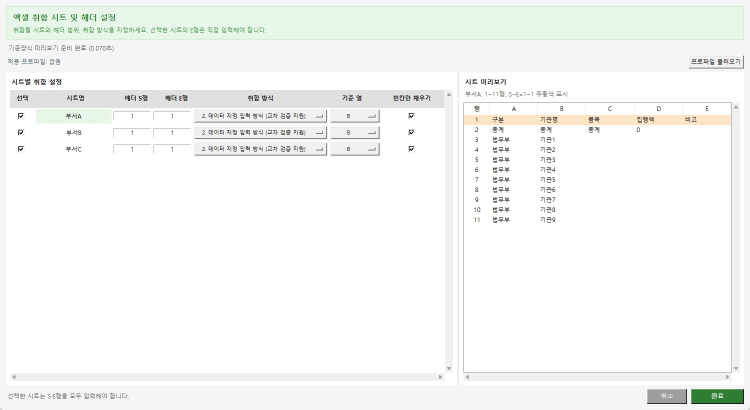
#> input picture assets/guide/excel-cross-mapping.jpg, 1500 x 820 px (shown at 1/2 size)
$ python -i page_preprocessing.py   (imports and definitions only)
#> lines starting #> are read from the running program, lines starting #| are printed output that depends on the picture; after the words box and inside, x2 and y2 are one past the last pixel; in counts of white or black regions, pixels touching at a corner belong together
#> further down, picture is the input picture: shape (820, 1500, 3); mean B, G, R 246.1, 247.8, 246.4
"""페이지별 OCR 이미지 방향·기울기 보정 공용 코어.

네이티브 PDF 좌표나 프로파일 저장 형식은 변경하지 않는다. 이 모듈이
만드는 이미지와 변환 행렬은 한 페이지의 OCR 호출 동안에만 유효하다.
"""
# Copyright (C) 2026 두부코드(DOOBOO_CODE)
# SPDX-License-Identifier: AGPL-3.0-only

from __future__ import annotations

from dataclasses import dataclass, field
from pathlib import Path
from typing import Callable, Mapping

import cv2
import numpy as np


@dataclass(frozen=True)
class PagePreprocessConfig:
    enabled: bool = False
    orientation_enabled: bool = False
    deskew_enabled: bool = False
    orientation_min_confidence: float = 0.92
    orientation_min_margin: float = 0.15
    deskew_min_angle: float = 0.3
    deskew_max_angle: float = 10.0
    deskew_min_lines: int = 5
    deskew_max_mad: float = 1.5


@dataclass(frozen=True)
class OrientationPrediction:
    degrees: int
    confidence: float
    margin: float
    probabilities: Mapping[int, float] = field(default_factory=dict)


@dataclass(frozen=True)
class SkewEstimate:
    angle: float = 0.0
    confidence: float = 0.0
    valid_line_count: int = 0
    angle_mad: float = 0.0


@dataclass
class PagePreprocessResult:
    status: str
    processed_image: np.ndarray
    pdf_rotation: int = 0
    detected_orientation: int = 0
    orientation_correction: int = 0
    orientation_confidence: float = 0.0
    orientation_margin: float = 0.0
    orientation_applied: bool = False
    skew_angle: float = 0.0
    skew_confidence: float = 0.0
    valid_line_count: int = 0
    angle_dispersion: float = 0.0
    deskew_applied: bool = False
    reference_validation: str = "not_requested"
    failure_reason: str | None = None
    transform_matrix: np.ndarray = field(
        default_factory=lambda: np.eye(3, dtype=np.float64)
    )


OrientationClassifier = Callable[[np.ndarray], OrientationPrediction]
ReferenceValidator = Callable[[PagePreprocessResult], bool | tuple[bool, str]]


# [18 lines left out: function orientation_prediction, not called in this run]

class DocumentOrientationClassifier:
    """공식 PP-LCNet 문서 방향 ONNX를 필요할 때 한 번만 연다."""

    labels = (0, 90, 180, 270)

    # [46 lines left out: functions __init__, _ensure_session, _preprocess, __call__, not called in this run]

def _as_bgr(image: np.ndarray) -> np.ndarray:
    array = np.asarray(image)
    if array.ndim == 2:
        return cv2.cvtColor(array, cv2.COLOR_GRAY2BGR)
    if array.ndim != 3:
        raise ValueError("페이지 이미지는 2차원 또는 3차원 배열이어야 합니다.")
    if array.shape[2] == 4:
        return cv2.cvtColor(array, cv2.COLOR_BGRA2BGR)
    if array.shape[2] != 3:
        raise ValueError("지원하지 않는 페이지 이미지 채널 수입니다.")
    return np.ascontiguousarray(array)


# [26 lines left out: functions _right_angle_transform, rotate_right_angle, not called in this run]


def estimate_skew(image: np.ndarray, max_angle: float = 15.0) -> SkewEstimate:
    """여러 텍스트 계열 선분의 중앙값과 MAD로 평면 문서 기울기를 추정한다."""
#> called with max_angle = 15
    image = _as_bgr(image)
    gray = cv2.cvtColor(image, cv2.COLOR_BGR2GRAY)
    if min(gray.shape[:2]) < 32:
        return SkewEstimate()
    blurred = cv2.GaussianBlur(gray, (3, 3), 0)
    binary = cv2.threshold(
        blurred, 0, 255, cv2.THRESH_BINARY_INV | cv2.THRESH_OTSU
    )[1]
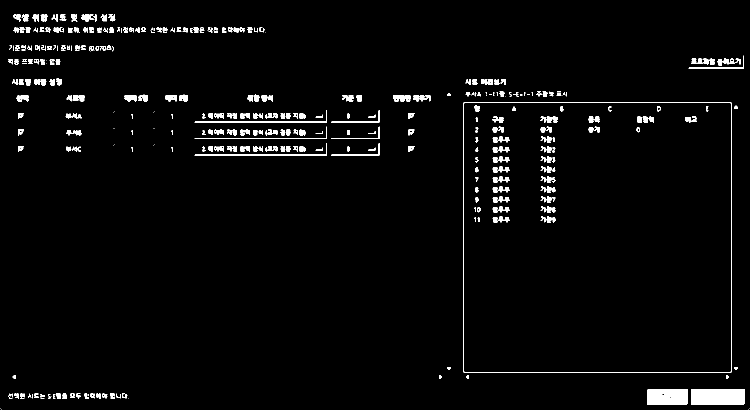
#> binary: shape (820, 1500) (shown at 1/2 size); 2.8% white; 380 white regions (63 under 20 px), largest, box (x1, y1, x2, y2) and area: (1382, 778, 1489, 809) 3302, (1294, 778, 1375, 809) 2370, (927, 205, 1463, 745) 2152
    kernel_width = max(15, gray.shape[1] // 40)
    connected = cv2.morphologyEx(
        binary,
        cv2.MORPH_CLOSE,
        cv2.getStructuringElement(cv2.MORPH_RECT, (kernel_width, 1)),
    )
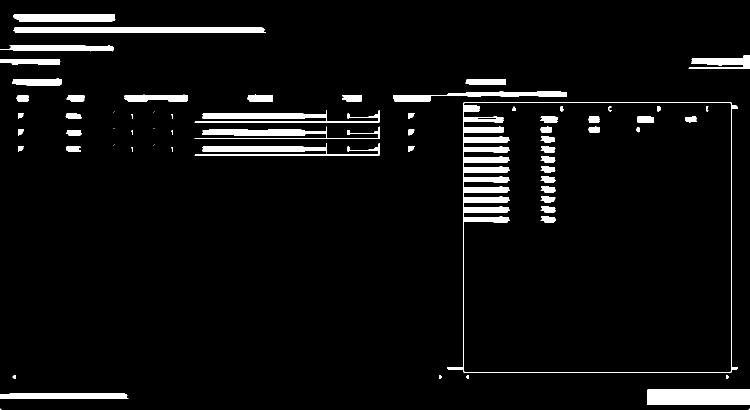
#> connected: shape (820, 1500) (shown at 1/2 size); 5% white; 69 white regions (10 under 20 px), largest, box (x1, y1, x2, y2) and area: (894, 205, 1476, 745) 13112, (1294, 778, 1500, 809) 6281, (27, 54, 532, 66) 5357
    edges = cv2.Canny(connected, 50, 150, apertureSize=3)
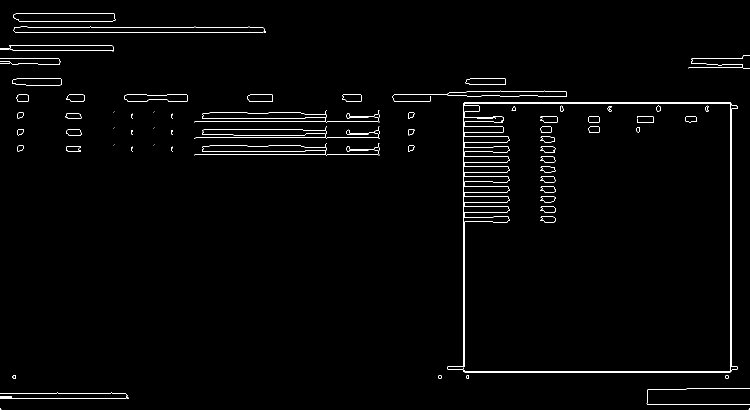
#> edges: shape (820, 1500) (shown at 1/2 size); 1.4% white in thin lines or dots
    minimum_length = max(30, gray.shape[1] // 12)
    lines = cv2.HoughLinesP(
        edges,
        1,
        np.pi / 1800,
        threshold=max(20, minimum_length // 2),
        minLineLength=minimum_length,
        maxLineGap=max(8, gray.shape[1] // 100),
    )
#> lines = 22 rows, first 6: [1461, 742, 1461, 204], [926, 743, 1460, 743], [926, 742, 926, 185], [928, 204, 1454, 204], [929, 745, 1460, 745], [1463, 742, 1463, 207]
    if lines is None:
        return SkewEstimate()
    angles = []
    weights = []
    for x1, y1, x2, y2 in np.asarray(lines).reshape(-1, 4):
        dx = float(x2 - x1)
        dy = float(y2 - y1)
        if abs(dx) < 1:
            continue
        angle = float(np.degrees(np.arctan2(dy, dx)))
        if angle > 90:
            angle -= 180
        elif angle < -90:
            angle += 180
        if abs(angle) > max_angle:
            continue
        length = float(np.hypot(dx, dy))
        angles.append(angle)
        weights.append(length)
#> this loop made 22 passes
#> (x1, y1, x2, y2, dx, dy, angle, length) on passes 2, 4, 5, 7, 8, 9, 10, 11: (926, 743, 1460, 743, 534, 0, 0, 534), (928, 204, 1454, 204, 526, 0, 0, 526), (929, 745, 1460, 745, 531, 0, 0, 531), (30, 54, 523, 54, 493, 0, 0, 493), (391, 242, 756, 242, 365, 0, 0, 365), (929, 206, 1460, 206, 531, 0, 0, 531), (98, 65, 334, 65, 236, 0, 0, 236), (391, 308, 756, 308, 365, 0, 0, 365)
#> after the loop, angles = [0, 0, 0, 0, 0, 0, 0, 0, 0, 0, 0, 0, 0, 0, 0, 0, -0.61, -0.286]; weights = [534, 526, 531, 493, 365, 531, 236, 365, 142, 329, 128, 129, 142, 197, 150, 187, 188, 200]
    if not angles:
        return SkewEstimate()
    angle_array = np.asarray(angles, dtype=np.float64)
#> angle_array = 18 values, max 0 at index 0, min -0.61 at index 16, mean -0.0498
    weight_array = np.asarray(weights, dtype=np.float64)
#> weight_array = 18 values, max 534 at index 0, min 128 at index 10, mean 298.5
    order = np.argsort(angle_array)
#> order = 18 values, max 17 at index 1, min 0 at index 9, mean 8.5
    ordered_angles = angle_array[order]
#> ordered_angles = 18 values from -0.61 to 0
    ordered_weights = weight_array[order]
#> ordered_weights = 18 values, max 534 at index 9, min 128 at index 7, mean 298.5
    midpoint = ordered_weights.sum() / 2
#> midpoint = 2686.5
    median_index = int(np.searchsorted(np.cumsum(ordered_weights), midpoint))
#> median_index = 11
    median = float(ordered_angles[min(median_index, len(ordered_angles) - 1)])
#> median = 0
    mad = float(np.median(np.abs(angle_array - median)))
#> mad = 0
    consistency = max(0.0, 1.0 - mad / 3.0)
#> consistency = 1
    evidence = min(1.0, len(angles) / 12.0)
#> evidence = 1
    return SkewEstimate(
        angle=median,
        confidence=consistency * evidence,
        valid_line_count=len(angles),
        angle_mad=mad,
    )


# [46 lines left out: functions rotate_fine, inverse_transform_points, inverse_transform_box, not called in this run]

class PagePreprocessor:
    """모델 세션만 재사용하고 모든 판정·이미지는 호출별로 격리한다."""

    # [72 lines left out: functions __init__, preprocess, not called in this run]

>>> import cv2
>>> picture = cv2.imread('assets/guide/excel-cross-mapping.jpg')
>>> result = estimate_skew(picture)

$ run again, on assets/guide/excel-file-selection.jpg
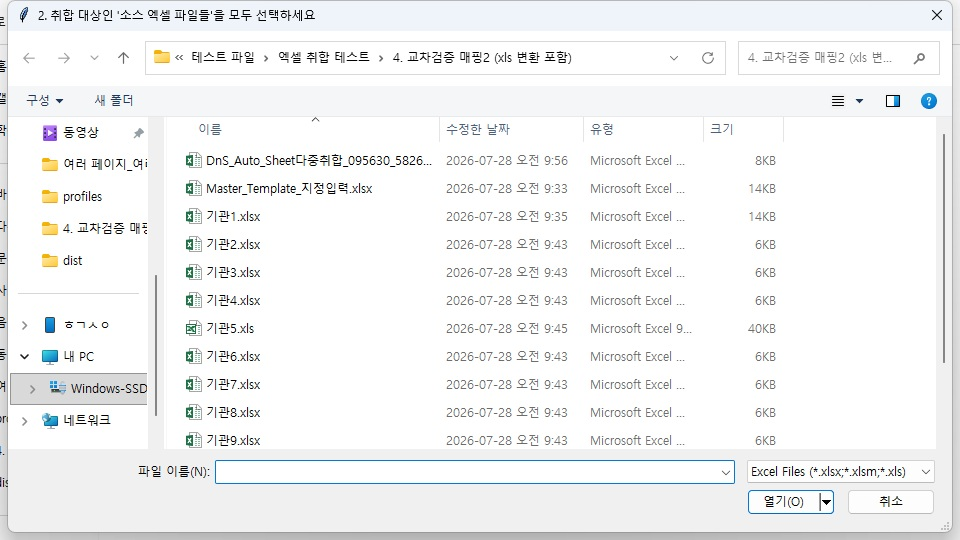
#> input picture assets/guide/excel-file-selection.jpg, 960 x 540 px
#> picture is the input picture: shape (540, 960, 3); mean B, G, R 243.5, 243.2, 242.3
#> in estimate_skew, `binary = cv2.threshold( blurred, 0, 255, cv2.THRESH_BINARY_INV | cv2.T..`:
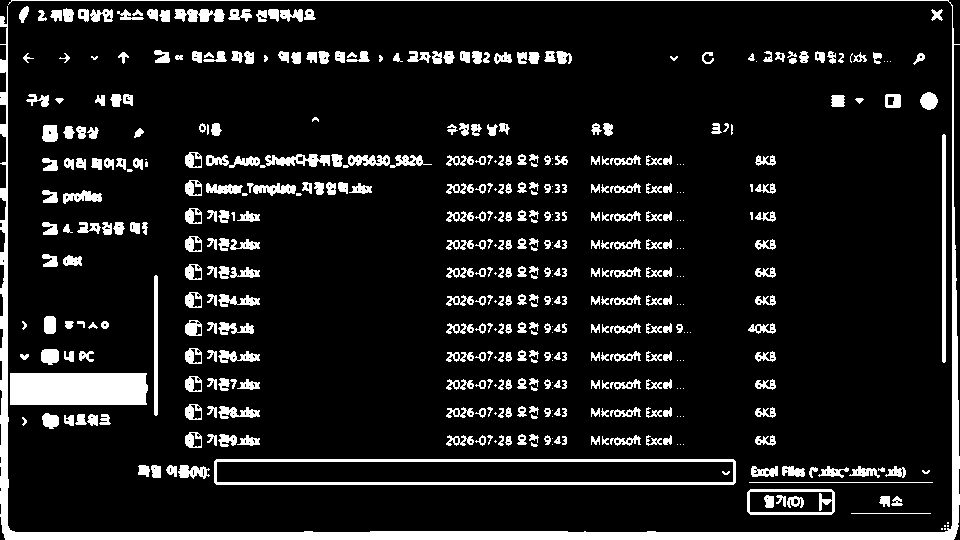
#> binary: shape (540, 960); 11.1% white; 473 white regions (87 under 20 px), largest, box (x1, y1, x2, y2) and area: (0, 0, 960, 540) 13928, (10, 373, 148, 405) 4371, (214, 459, 736, 485) 3240
#> connected: shape (540, 960); 17.7% white; 62 white regions, largest, box (x1, y1, x2, y2) and area: (0, 0, 960, 540) 42283, (186, 152, 685, 168) 4809, (155, 50, 573, 64) 4532
#> in estimate_skew, `edges = cv2.Canny(connected, 50, 150, apertureSize=3)`:
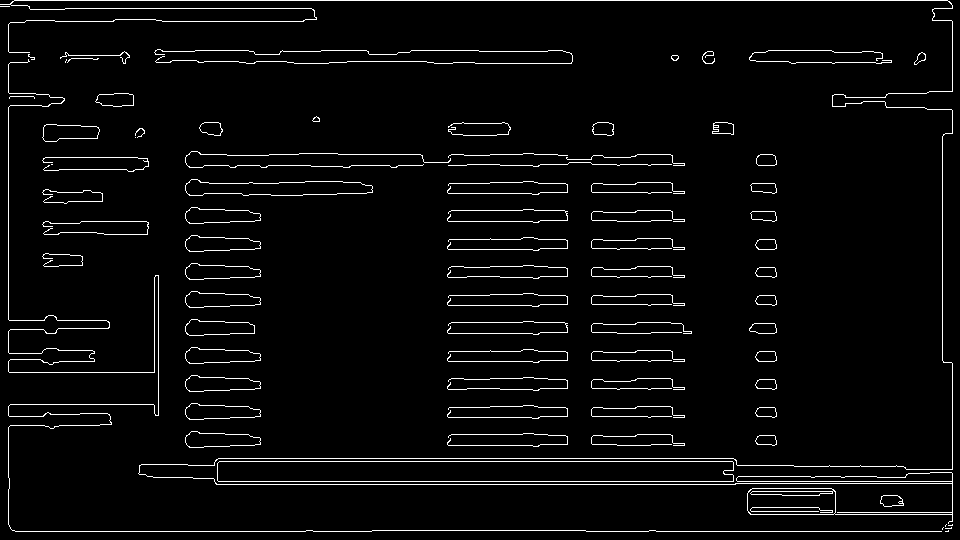
#> edges: shape (540, 960); 3.9% white in thin lines or dots
#> lines = 36 rows, first 6: [586, 531, 948, 531], [14, 0, 947, 0], [214, 481, 952, 481], [215, 461, 736, 461], [218, 458, 733, 458], [382, 484, 668, 484]
#> the loop in estimate_skew, `for x1, y1, x2, y2 in np.asarray(lines).reshape(-1, 4):` made 36 passes
#> (x1, y1, x2, y2, dx, dy, angle, length) on passes 1 to 8: (586, 531, 948, 531, 362, 0, 0, 362), (14, 0, 947, 0, 933, 0, 0, 933), (214, 481, 952, 481, 738, 0, 0, 738), (215, 461, 736, 461, 521, 0, 0, 521), (218, 458, 733, 458, 515, 0, 0, 515), (382, 484, 668, 484, 286, 0, 0, 286), (372, 530, 585, 530, 213, 0, 0, 213), (204, 165, 310, 165, 106, 0, 0, 106)
#> after the loop in estimate_skew, `for x1, y1, x2, y2 in np.asarray(lines).reshape(-1, 4):`: angles = 31 values, max 0.651 at index 16, min -0.659 at index 30, mean -0.0299; weights = 31 values, max 933 at index 1, min 82 at index 10, mean 213.1
#> angle_array has the same summary as angles
#> weight_array has the same summary as weights
#> order = 31 values, max 30 at index 0, min 0 at index 16, mean 15
#> ordered_angles = 31 values from -0.659 to 0.651
#> ordered_weights = 31 values, max 933 at index 28, min 82 at index 21, mean 213.1
#> midpoint = 3303
#> median_index = 19
#> median = 0
#> consistency = 1

$ run again, on assets/guide/main-dashboard.jpg
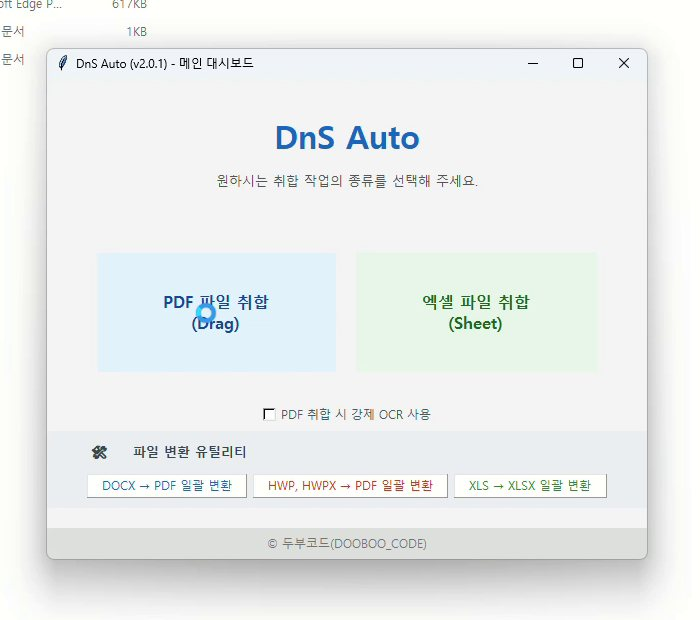
#> input picture assets/guide/main-dashboard.jpg, 700 x 620 px
#> picture is the input picture: shape (620, 700, 3); mean B, G, R 237.8, 238.3, 235.2
#> in estimate_skew, `binary = cv2.threshold( blurred, 0, 255, cv2.THRESH_BINARY_INV | cv2.T..`:
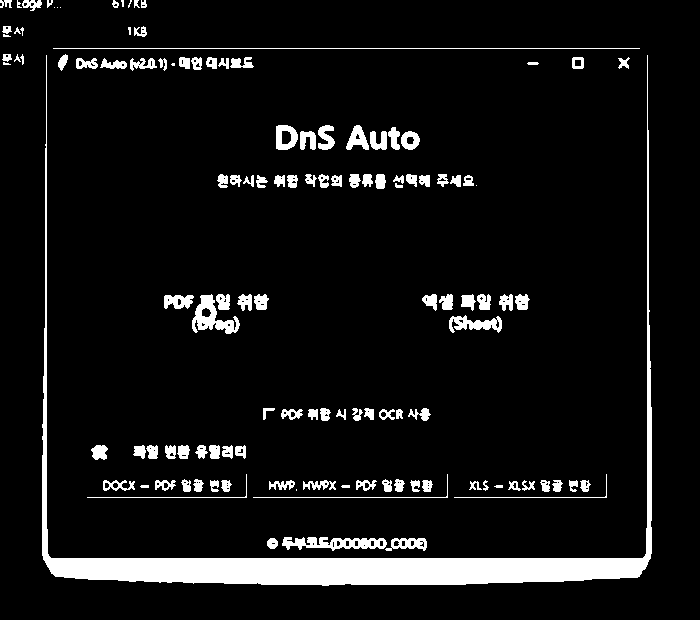
#> binary: shape (620, 700); 7.7% white; 127 white regions (12 under 20 px), largest, box (x1, y1, x2, y2) and area: (42, 55, 652, 586) 17687, (282, 537, 387, 551) 872, (192, 294, 240, 334) 826
#> connected: shape (620, 700); 9.9% white; 20 white regions, largest, box (x1, y1, x2, y2) and area: (42, 54, 652, 586) 20003, (87, 474, 607, 498) 4884, (217, 174, 477, 189) 3122
#> in estimate_skew, `edges = cv2.Canny(connected, 50, 150, apertureSize=3)`:
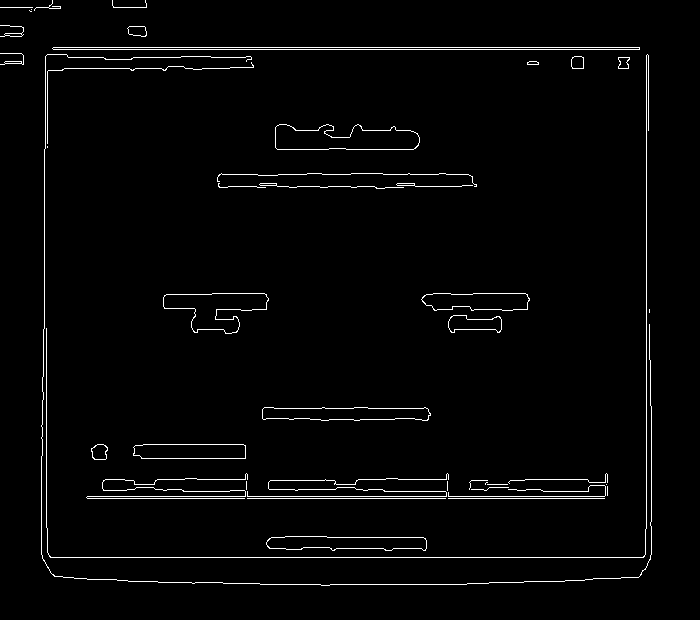
#> edges: shape (620, 700); 2.2% white in thin lines or dots, all inside (x1, y1, x2, y2) = (0, 0, 652, 586)
#> lines = 30 rows, first 6: [53, 47, 639, 47], [42, 557, 650, 557], [87, 496, 604, 496], [53, 49, 639, 49], [87, 498, 604, 498], [646, 528, 646, 55]
#> the loop in estimate_skew, `for x1, y1, x2, y2 in np.asarray(lines).reshape(-1, 4):` made 30 passes
#> (x1, y1, x2, y2, dx, dy, angle, length) on passes 1, 2, 3, 4, 5, 10, 12, 14: (53, 47, 639, 47, 586, 0, 0, 586), (42, 557, 650, 557, 608, 0, 0, 608), (87, 496, 604, 496, 517, 0, 0, 517), (53, 49, 639, 49, 586, 0, 0, 586), (87, 498, 604, 498, 517, 0, 0, 517), (342, 584, 466, 584, 124, 0, 0, 124), (525, 479, 587, 479, 62, 0, 0, 62), (270, 480, 334, 480, 64, 0, 0, 64)
#> after the loop in estimate_skew, `for x1, y1, x2, y2 in np.asarray(lines).reshape(-1, 4):`: angles = [0, 0, 0, 0, 0, 0, 0, 0, 0, 0, 0, 0, 0.591, 0, 0, 0, 0, 0, 0, 0.466]; weights = [586, 608, 517, 586, 517, 124, 62, 64, 102, 97, 66, 59, 97.01, 61, 85, 100, 91, 73, 67, 123]
#> angle_array = 20 values, max 0.591 at index 12, min 0 at index 0, mean 0.0528
#> weight_array = 20 values, max 608 at index 1, min 59 at index 11, mean 204.3
#> order = 20 values, max 19 at index 18, min 0 at index 0, mean 9.5
#> ordered_angles = 20 values from 0 to 0.591
#> ordered_weights = 20 values, max 608 at index 16, min 59 at index 6, mean 204.3
#> midpoint = 2042.5
#> median_index = 13
#> median = 0
#> consistency = 1
